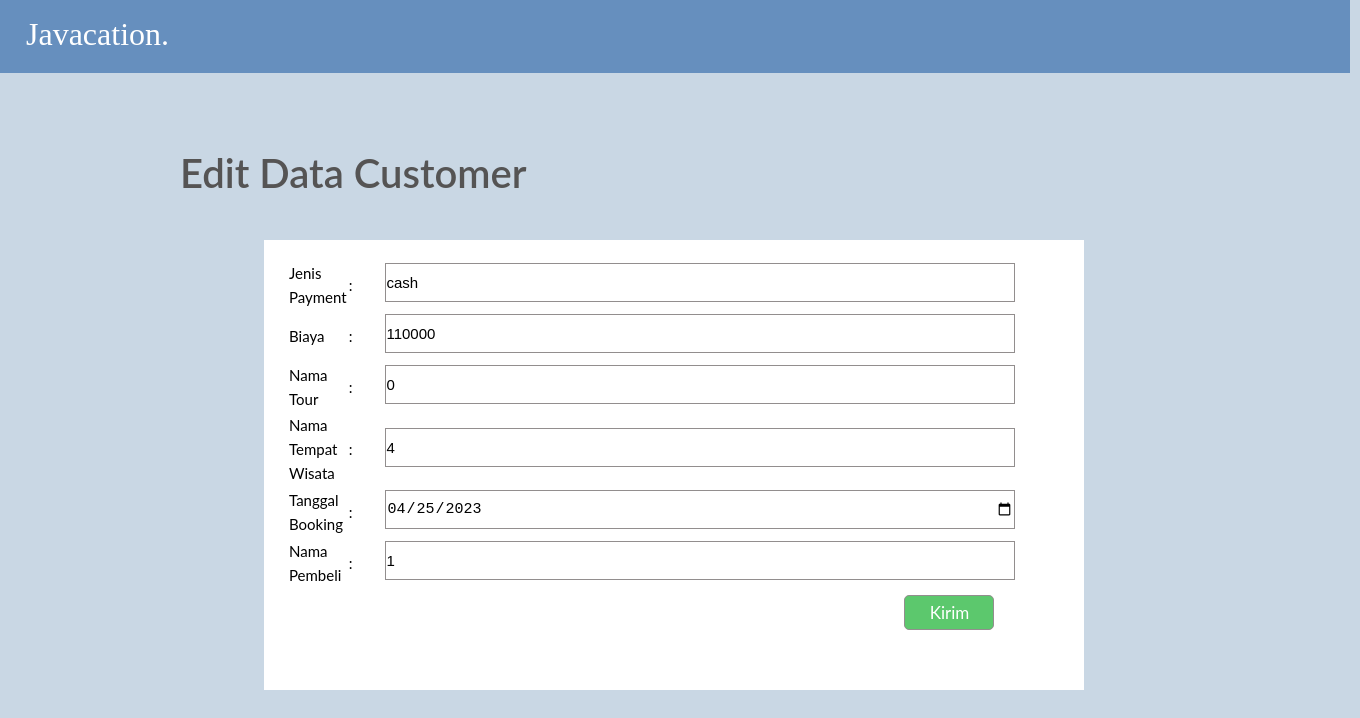
The page /admin/edit-transaksi.php?edit=1 on the database its author committed.
### tables this page shows
CREATE TABLE `transaksi` (
  `id_trans` int(50) NOT NULL,
  `jenis_payment` varchar(255) NOT NULL,
  `biaya_trans` int(11) NOT NULL,
  `id_tour` int(50) DEFAULT NULL,
  `id_tw` int(50) DEFAULT NULL,
  `tanggal_booking` date NOT NULL,
  `id` int(50) NOT NULL
);

### admin/edit-transaksi.php (the view, shortened to what this page needs)
<?php
include 'koneksi_database.php';
$id_trans = $_GET['edit'];
$sql = "select * from `transaksi` where id_trans = $id_trans";
$result = mysqli_query($host, $sql);
$row = mysqli_fetch_assoc($result);
$jenis = $row['jenis_payment'];
$biaya = $row['biaya_trans'];
$tour = $row['id_tour'];
$tw = $row['id_tw'];
$tanggal = $row['tanggal_booking'];
$cust = $row['id'];
?>
<html>
<head>
    <link rel="stylesheet" href="style7.css">
</head>
<body>
<div class="edit-transaksi">
                    <div class="logo"><a href='transaksi.php'>Javacation.</a></div>
    <h3>Edit Data Customer</h3>
    <form action="" method="post">
        <table width="25%" border="0">
            <tr>
                <td>Jenis Payment</td>
                <td>:</td>
                <td><input type="text" name="jenis_payment" placeholder="masukan jenis payment" value=<?php echo $jenis; ?>>
                </td>
            </tr>
            <tr>
                <td>Biaya</td>
                <td>:</td>
                <td><input type="text" name="biaya_trans" placeholder="masukan biaya" value="<?php echo $biaya;?>"></td>
            </tr>
            <tr>
                <td>Nama Tour</td>
                <td>:</td>
                <td><input type="text" name="id_tour" placeholder="masukan nama tour" value=<?php echo $tour; ?>>
                </td>
            </tr>
            <tr>
                <td>Nama Tempat Wisata</td>
                <td>:</td>
                <td><input type="text" name="id_tw" placeholder="masukan nama tempat wisata" value=<?php echo $tw; ?>>
                </td>
            </tr>
            <tr>
                <td>Tanggal Booking</td>
                <td>:</td>
                <td><input type="date" name="tanggal_booking" placeholder="masukan tanggal booking" value=<?php echo $tanggal; ?>>
                </td>
            </tr>
            <tr>
                <td>Nama Pembeli</td>
                <td>:</td>
                <td><input type="text" name="id" placeholder="masukan nama anda" value=<?php echo $cust; ?>>
                </td>
            </tr>
            <tr>
                <td></td>
                <td></td>
                <td><input type="submit" name="submit" value="Kirim"></td>
            </tr>
        </table>
    </form>
</body>
</html>

### admin/style7.css (style rules this page uses)
* { padding: 0; margin: 0; }
.logo { position: absolute; width: 1350px; height: 73px; left: 0px; top: 0px; background: #668FBE; }
.logo a { position: absolute; width: 168px; height: 43px; left: 26px; top: 13px; text-decoration: none; font-family: 'Prata'; font-style: normal; font-weight: 400; font-size: 32px; line-height: 43px; color: #FFFFFF; }
body { position: relative; width: 1280px; height: 832px; background: #C9D7E4; }
h3 { position: absolute; width: 500px; height: 48px; left: 180px; top: 149px; font-family: 'Lato', sans-serif; font-style: normal; font-weight: 600; font-size: 40px; color: #555454; }
form { position: relative; width: 780px; height: 430px; left: 264px; top: 240px; padding-left: 20px; padding-right: 20px; padding-bottom: 20px; background: white; }
td { position: relative; width: 200px; height: 24px; left: 3px; top: 18px; margin-right: 20px; font-family: 'Lato', sans-serif; font-style: normal; font-weight: 400; font-size: 15px; line-height: 24px; color: #000000; }
input { box-sizing: border-box; position: relative; width: 630px; height: 39px; left: 31px; top: 3px; margin-bottom: 10px; font-size: 15px; border: 1px solid #928E8E; }
input[type="submit"] { position: relative; width: 90px; height: 35px; left: 550px; top: 6px; font-family: 'Lato', sans-serif; font-size: 17px; color: #FFFFFF; background: #5CC86D; border-radius: 5px; }

### rows shown on the page
transaksi: jenis_payment "cash", biaya_trans "110000", id_tour "0", id_tw "4", tanggal_booking "04/25/2023", id "1"
